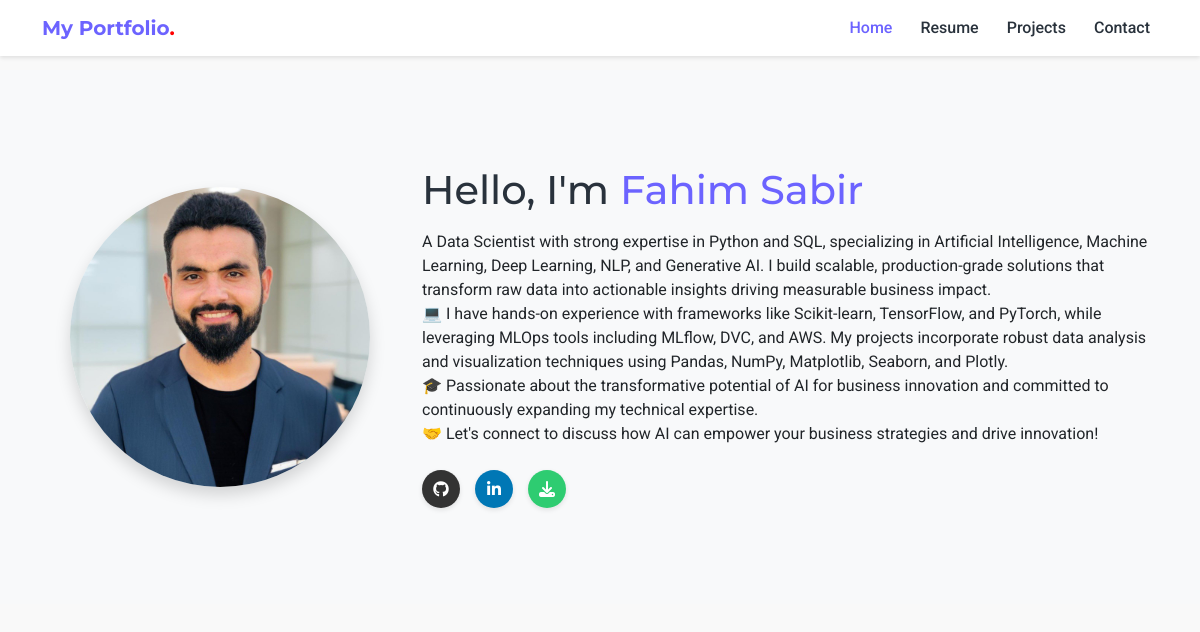
The app's page /, older data.
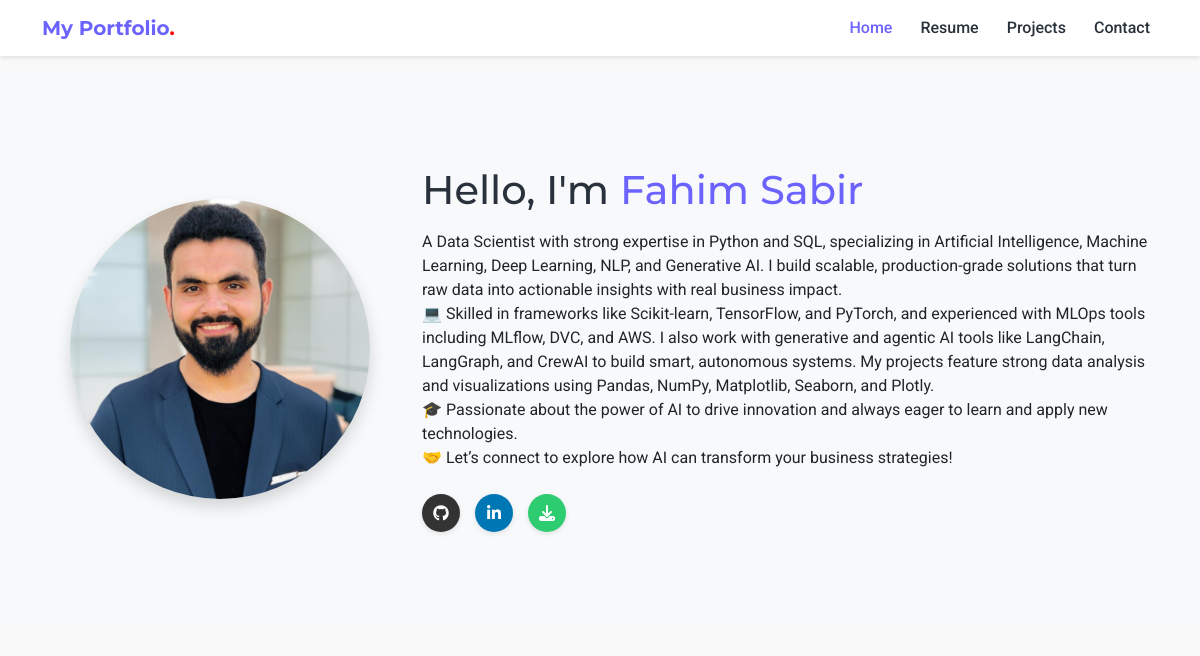
The same page, newer data.
### portfolio/models.py (models this page shows, shortened)
class UserProfile(models.Model):
    name = models.CharField(max_length=100, default='Your Name')
    profile_image = models.ImageField(upload_to='profile/', blank=True)
    about_text = models.TextField(blank=True)
    resume_file = models.FileField(upload_to='resumes/', blank=True)
    class Meta:
        verbose_name = "User Profile"

### portfolio/views.py (the view)
# urls.py: path('', views.home, name='home'),
def home(request):
    skills = Skill.objects.all()
    return render(request, 'home.html', {'skills': skills})

### portfolio/context_processors.py (called while the page is built)
def portfolio_context(request):
    return {
        'site_config': SiteConfiguration.objects.first(),
        'user_profile': UserProfile.objects.first()
    }

### templates/home.html (shortened to what this page needs)
{% extends 'base.html' %}
{% load portfolio_tags %}
{% load static %}
{% block content %}
<section class="py-5 bg-light">
    <div class="container py-5">
        <div class="row align-items-center">
            <div class="col-lg-4 text-center mb-4 mb-lg-0">
                {% if user_profile.profile_image %}
                <img src="{{ user_profile.profile_image.url }}" alt="{{ user_profile.name }}" class="img-fluid rounded-circle shadow" style="max-width: 300px;">
                {% else %}
                <div class="bg-secondary text-white rounded-circle d-flex align-items-center justify-content-center mx-auto" style="width: 300px; height: 300px;">
                    <i class="fas fa-user fa-7x"></i>
                </div>
                {% endif %}
            </div>
            <div class="col-lg-8">
                <h1 class="mb-3">Hello, I'm <span class="text-primary-custom">{{ user_profile.name }}</span></h1>
                <div class="mb-4">
                    {{ user_profile.about_text|linebreaks }}
                </div>
                <div class="social-icons mt-4">
                    {% if site_config.github_url %}
                    <a href="{{ site_config.github_url }}" class="social-icon github" target="_blank" rel="noopener noreferrer" title="GitHub">
                        <i class="fab fa-github"></i>
                    </a>
                    {% endif %}
                    {% if site_config.linkedin_url %}
                    <a href="{{ site_config.linkedin_url }}" class="social-icon linkedin" target="_blank" rel="noopener noreferrer" title="LinkedIn">
                        <i class="fab fa-linkedin-in"></i>
                    </a>
                    {% endif %}
                    {% if user_profile.resume_file %}
                    <a href="{{ user_profile.resume_file.url }}" class="social-icon" download title="Download Resume" style="background-color: #2ecc71;">
                        <i class="fas fa-download"></i>
                    </a>
                    {% endif %}
                </div>
            </div>
        </div>
    </div>
</section>
{% endblock %}

Row changes from the older to the newer data that the page shows:
changed UserProfile "Fahim Sabir": about_text "…scalable, production-grade solutions that transform raw data into actionable insights driving measurable business impact. 💻 I have hands-on experience with frameworks like Scikit-learn, TensorFlow, and PyTorch, while leveraging MLOps tools including MLflow, DVC, and AWS. My projects incorporate robust data analysis and visualization techniques using Pandas, NumPy, Matplotlib, Seaborn, and Plotly. 🎓 Passionate about the transformative potential of AI for business innovation and committed to continuously expanding my technical expertise. 🤝 Let's connect to discuss how AI can empower your business strategies and drive innovation!" → "…scalable, production-grade solutions that turn raw data into actionable insights with real business impact. 💻 Skilled in frameworks like Scikit-learn, TensorFlow, and PyTorch, and experienced with MLOps tools including MLflow, DVC, and AWS. I also work with generative and agentic AI tools like LangChain, LangGraph, and CrewAI to build smart, autonomous systems. My projects feature strong data analysis and visualizations using Pandas, NumPy, Matplotlib, Seaborn, and Plotly. 🎓 Passionate about the power of AI to drive innovation and always eager to learn and apply new technologies. 🤝 Let’s connect to explore how AI can transform your business strategies!"
